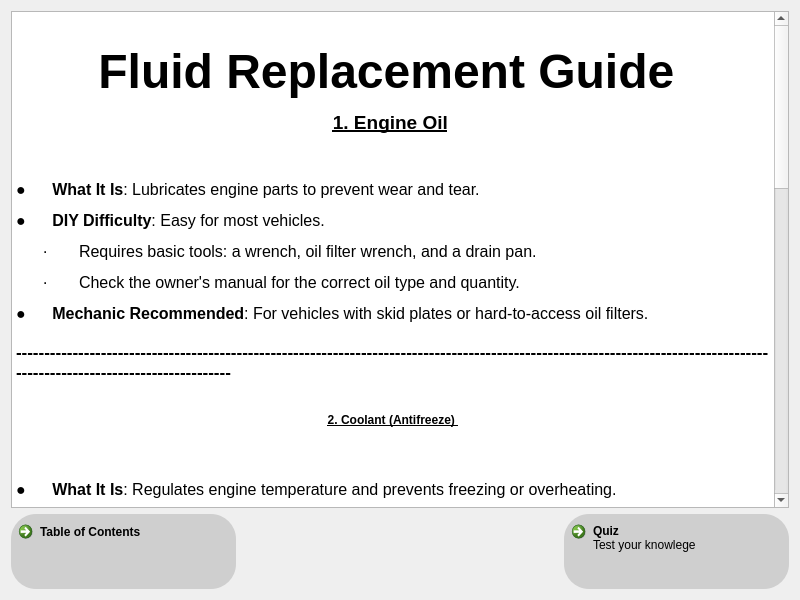
<?xml version="1.0" encoding="UTF-8"?>
<ui version="4.0">
 <class>FluidReplacementInfoForm</class>
 <widget class="QWidget" name="FluidReplacementInfoForm">
  <property name="geometry">
   <rect>
    <x>0</x>
    <y>0</y>
    <width>800</width>
    <height>600</height>
   </rect>
  </property>
  <property name="sizePolicy">
   <sizepolicy hsizetype="Expanding" vsizetype="Expanding">
    <horstretch>1</horstretch>
    <verstretch>1</verstretch>
   </sizepolicy>
  </property>
  <property name="minimumSize">
   <size>
    <width>800</width>
    <height>600</height>
   </size>
  </property>
  <property name="maximumSize">
   <size>
    <width>3840</width>
    <height>2160</height>
   </size>
  </property>
  <property name="windowTitle">
   <string>Form</string>
  </property>
  <layout class="QVBoxLayout" name="verticalLayout">
   <item>
    <widget class="QTextBrowser" name="textBrowser">
     <property name="html">
      <string>&lt;!DOCTYPE HTML PUBLIC &quot;-//W3C//DTD HTML 4.0//EN&quot; &quot;http://www.w3.org/TR/REC-html40/strict.dtd&quot;&gt;
&lt;html&gt;&lt;head&gt;&lt;meta name=&quot;qrichtext&quot; content=&quot;1&quot; /&gt;&lt;meta charset=&quot;utf-8&quot; /&gt;&lt;style type=&quot;text/css&quot;&gt;
p, li { white-space: pre-wrap; }
hr { height: 1px; border-width: 0; }
li.unchecked::marker { content: &quot;\2610&quot;; }
li.checked::marker { content: &quot;\2612&quot;; }
&lt;/style&gt;&lt;/head&gt;&lt;body style=&quot; font-family:'Segoe UI'; font-size:9pt; font-weight:400; font-style:normal;&quot;&gt;
&lt;h3 align=&quot;center&quot; style=&quot;-qt-paragraph-type:empty; margin-top:0px; margin-bottom:12px; margin-left:0px; margin-right:0px; -qt-block-indent:0; text-indent:0px; font-family:'.AppleSystemUIFont'; font-size:13pt; font-weight:700;&quot;&gt;&lt;br /&gt;&lt;/h3&gt;
&lt;p align=&quot;center&quot; style=&quot; margin-top:0px; margin-bottom:12px; margin-left:0px; margin-right:0px; -qt-block-indent:0; text-indent:0px;&quot;&gt;&lt;a name=&quot;_yd3pz3tj6at1&quot;&gt;&lt;/a&gt;&lt;span style=&quot; font-family:'.AppleSystemUIFont'; font-size:36pt; font-weight:700; color:#000000;&quot;&gt;F&lt;/span&gt;&lt;span style=&quot; font-family:'.AppleSystemUIFont'; font-size:36pt; font-weight:700; color:#000000;&quot;&gt;luid Replacement Guide&lt;/span&gt;&lt;span style=&quot; font-family:'.AppleSystemUIFont'; font-size:36pt; font-weight:700;&quot;&gt; &lt;/span&gt;&lt;/p&gt;
&lt;p align=&quot;center&quot; style=&quot; margin-top:0px; margin-bottom:12px; margin-left:0px; margin-right:0px; -qt-block-indent:0; text-indent:0px;&quot;&gt;&lt;a name=&quot;_3fc4i57fwdwc&quot;&gt;&lt;/a&gt;&lt;span style=&quot; font-family:'.AppleSystemUIFont'; font-size:14pt; font-weight:700; text-decoration: underline; color:#000000;&quot;&gt;1&lt;/span&gt;&lt;span style=&quot; font-family:'.AppleSystemUIFont'; font-size:14pt; font-weight:700; text-decoration: underline; color:#000000;&quot;&gt;. Engine Oil&lt;/span&gt;&lt;span style=&quot; font-family:'.AppleSystemUIFont'; font-size:14pt; font-weight:700;&quot;&gt; &lt;/span&gt;&lt;/p&gt;
&lt;p align=&quot;center&quot; style=&quot; margin-top:0px; margin-bottom:12px; margin-left:0px; margin-right:0px; -qt-block-indent:0; text-indent:0px;&quot;&gt;&lt;img src=&quot;:/images/oilcap.jpg&quot; width=&quot;150&quot; height=&quot;130&quot; /&gt;&lt;/p&gt;
&lt;p align=&quot;center&quot; style=&quot;-qt-paragraph-type:empty; margin-top:0px; margin-bottom:0px; margin-left:0px; margin-right:0px; -qt-block-indent:0; text-indent:0px; font-family:'.AppleSystemUIFont'; font-size:13pt;&quot;&gt;&lt;br /&gt;&lt;/p&gt;
&lt;p style=&quot; margin-top:0px; margin-bottom:0px; margin-left:0px; margin-right:0px; -qt-block-indent:0; text-indent:0px;&quot;&gt;&lt;span style=&quot; font-family:'.AppleSystemUIFont'; font-size:12pt;&quot;&gt;●&lt;/span&gt;&lt;span style=&quot; font-family:'Times New Roman'; font-size:12pt;&quot;&gt;      &lt;/span&gt;&lt;span style=&quot; font-family:'.AppleSystemUIFont'; font-size:12pt; font-weight:700;&quot;&gt;What It Is&lt;/span&gt;&lt;span style=&quot; font-family:'.AppleSystemUIFont'; font-size:12pt;&quot;&gt;: Lubricates engine parts to prevent wear and tear. &lt;/span&gt;&lt;/p&gt;
&lt;p style=&quot; margin-top:12px; margin-bottom:12px; margin-left:0px; margin-right:0px; -qt-block-indent:0; text-indent:0px;&quot;&gt;&lt;span style=&quot; font-family:'.AppleSystemUIFont'; font-size:12pt;&quot;&gt;●&lt;/span&gt;&lt;span style=&quot; font-family:'Times New Roman'; font-size:12pt;&quot;&gt;      &lt;/span&gt;&lt;span style=&quot; font-family:'.AppleSystemUIFont'; font-size:12pt; font-weight:700;&quot;&gt;DIY Difficulty&lt;/span&gt;&lt;span style=&quot; font-family:'.AppleSystemUIFont'; font-size:12pt;&quot;&gt;: Easy for most vehicles. &lt;/span&gt;&lt;/p&gt;
&lt;p style=&quot; margin-top:12px; margin-bottom:12px; margin-left:0px; margin-right:0px; -qt-block-indent:0; text-indent:0px;&quot;&gt;&lt;span style=&quot; font-family:'Symbol'; font-size:12pt;&quot;&gt;      ·&lt;/span&gt;&lt;span style=&quot; font-family:'Times New Roman'; font-size:12pt;&quot;&gt;       &lt;/span&gt;&lt;span style=&quot; font-family:'.AppleSystemUIFont'; font-size:12pt;&quot;&gt;Requires basic tools: a wrench, oil filter wrench, and a drain pan. &lt;/span&gt;&lt;/p&gt;
&lt;p style=&quot; margin-top:12px; margin-bottom:12px; margin-left:0px; margin-right:0px; -qt-block-indent:0; text-indent:0px;&quot;&gt;&lt;span style=&quot; font-family:'Symbol'; font-size:12pt;&quot;&gt;      ·&lt;/span&gt;&lt;span style=&quot; font-family:'Times New Roman'; font-size:12pt;&quot;&gt;       &lt;/span&gt;&lt;span style=&quot; font-family:'.AppleSystemUIFont'; font-size:12pt;&quot;&gt;Check the owner's manual for the correct oil type and quantity. &lt;/span&gt;&lt;/p&gt;
&lt;p style=&quot; margin-top:0px; margin-bottom:0px; margin-left:0px; margin-right:0px; -qt-block-indent:0; text-indent:0px;&quot;&gt;&lt;span style=&quot; font-family:'.AppleSystemUIFont'; font-size:12pt;&quot;&gt;●&lt;/span&gt;&lt;span style=&quot; font-family:'Times New Roman'; font-size:12pt;&quot;&gt;      &lt;/span&gt;&lt;span style=&quot; font-family:'.AppleSystemUIFont'; font-size:12pt; font-weight:700;&quot;&gt;Mechanic Recommended&lt;/span&gt;&lt;span style=&quot; font-family:'.AppleSystemUIFont'; font-size:12pt;&quot;&gt;: For vehicles with skid plates or hard-to-access oil filters. &lt;/span&gt;&lt;/p&gt;
&lt;p style=&quot;-qt-paragraph-type:empty; margin-top:0px; margin-bottom:0px; margin-left:0px; margin-right:0px; -qt-block-indent:0; text-indent:0px; font-family:'.AppleSystemUIFont'; font-size:12pt;&quot;&gt;&lt;br /&gt;&lt;/p&gt;
&lt;p style=&quot; margin-top:0px; margin-bottom:12px; margin-left:0px; margin-right:0px; -qt-block-indent:0; text-indent:0px;&quot;&gt;&lt;span style=&quot; font-family:'Arial','sans-serif'; font-size:13pt; font-weight:700;&quot;&gt;---------------------------------------------------------------------------------------------------------------------------------------------------------------------------&lt;/span&gt;&lt;/p&gt;
&lt;p style=&quot; margin-top:12px; margin-bottom:0px; margin-left:0px; margin-right:0px; -qt-block-indent:0; text-indent:0px;&quot;&gt;&lt;span style=&quot; font-family:'.AppleSystemUIFont'; font-size:12pt;&quot;&gt;  &lt;/span&gt;&lt;/p&gt;
&lt;h4 align=&quot;center&quot; style=&quot; margin-top:0px; margin-bottom:0px; margin-left:0px; margin-right:0px; -qt-block-indent:0; text-indent:0px;&quot;&gt;&lt;a name=&quot;_4pq2ouk5gfnq&quot;&gt;&lt;/a&gt;&lt;span style=&quot; font-family:'.AppleSystemUIFont'; font-size:13pt; font-weight:700; text-decoration: underline; color:#000000;&quot;&gt;2&lt;/span&gt;&lt;span style=&quot; font-family:'.AppleSystemUIFont'; font-size:13pt; font-weight:700; text-decoration: underline; color:#000000;&quot;&gt;. Coolant (Antifreeze)&lt;/span&gt;&lt;span style=&quot; font-family:'.AppleSystemUIFont'; font-size:13pt; font-weight:700; text-decoration: underline;&quot;&gt; &lt;/span&gt;&lt;/h4&gt;
&lt;p style=&quot;-qt-paragraph-type:empty; margin-top:0px; margin-bottom:0px; margin-left:0px; margin-right:0px; -qt-block-indent:0; text-indent:0px; font-family:'.AppleSystemUIFont'; font-size:13pt;&quot;&gt;&lt;br /&gt;&lt;/p&gt;
&lt;p align=&quot;center&quot; style=&quot; margin-top:0px; margin-bottom:0px; margin-left:0px; margin-right:0px; -qt-block-indent:0; text-indent:0px;&quot;&gt;&lt;img src=&quot;:/images/coolantCap2.0.jpg&quot; width=&quot;150&quot; height=&quot;130&quot; /&gt;&lt;/p&gt;
&lt;p align=&quot;center&quot; style=&quot;-qt-paragraph-type:empty; margin-top:0px; margin-bottom:0px; margin-left:0px; margin-right:0px; -qt-block-indent:0; text-indent:0px; font-family:'.AppleSystemUIFont'; font-size:12pt;&quot;&gt;&lt;br /&gt;&lt;/p&gt;
&lt;p style=&quot; margin-top:0px; margin-bottom:0px; margin-left:0px; margin-right:0px; -qt-block-indent:0; text-indent:0px;&quot;&gt;&lt;span style=&quot; font-family:'.AppleSystemUIFont'; font-size:12pt;&quot;&gt;●&lt;/span&gt;&lt;span style=&quot; font-family:'Times New Roman'; font-size:12pt;&quot;&gt;      &lt;/span&gt;&lt;span style=&quot; font-family:'.AppleSystemUIFont'; font-size:12pt; font-weight:700;&quot;&gt;What It Is&lt;/span&gt;&lt;span style=&quot; font-family:'.AppleSystemUIFont'; font-size:12pt;&quot;&gt;: Regulates engine temperature and prevents freezing or overheating. &lt;/span&gt;&lt;/p&gt;
&lt;p style=&quot; margin-top:12px; margin-bottom:12px; margin-left:0px; margin-right:0px; -qt-block-indent:0; text-indent:0px;&quot;&gt;&lt;span style=&quot; font-family:'.AppleSystemUIFont'; font-size:12pt;&quot;&gt;●&lt;/span&gt;&lt;span style=&quot; font-family:'Times New Roman'; font-size:12pt;&quot;&gt;      &lt;/span&gt;&lt;span style=&quot; font-family:'.AppleSystemUIFont'; font-size:12pt; font-weight:700;&quot;&gt;DIY Difficulty&lt;/span&gt;&lt;span style=&quot; font-family:'.AppleSystemUIFont'; font-size:12pt;&quot;&gt;: Moderate. &lt;/span&gt;&lt;/p&gt;
&lt;p style=&quot; margin-top:12px; margin-bottom:12px; margin-left:0px; margin-right:0px; -qt-block-indent:0; text-indent:0px;&quot;&gt;&lt;span style=&quot; font-family:'Symbol'; font-size:12pt;&quot;&gt;      ·&lt;/span&gt;&lt;span style=&quot; font-family:'Times New Roman'; font-size:12pt;&quot;&gt;       &lt;/span&gt;&lt;span style=&quot; font-family:'.AppleSystemUIFont'; font-size:12pt;&quot;&gt;Requires draining the old coolant, flushing the system, and refilling to the correct level. &lt;/span&gt;&lt;/p&gt;
&lt;p style=&quot; margin-top:12px; margin-bottom:12px; margin-left:0px; margin-right:0px; -qt-block-indent:0; text-indent:0px;&quot;&gt;&lt;span style=&quot; font-family:'Symbol'; font-size:12pt;&quot;&gt;      ·&lt;/span&gt;&lt;span style=&quot; font-family:'Times New Roman'; font-size:12pt;&quot;&gt;       &lt;/span&gt;&lt;span style=&quot; font-family:'.AppleSystemUIFont'; font-size:12pt;&quot;&gt;Always use the coolant type specified in your owner’s manual. &lt;/span&gt;&lt;/p&gt;
&lt;p style=&quot; margin-top:0px; margin-bottom:0px; margin-left:0px; margin-right:0px; -qt-block-indent:0; text-indent:0px;&quot;&gt;&lt;span style=&quot; font-family:'.AppleSystemUIFont'; font-size:12pt;&quot;&gt;●&lt;/span&gt;&lt;span style=&quot; font-family:'Times New Roman'; font-size:12pt;&quot;&gt;      &lt;/span&gt;&lt;span style=&quot; font-family:'.AppleSystemUIFont'; font-size:12pt; font-weight:700;&quot;&gt;Mechanic Recommended&lt;/span&gt;&lt;span style=&quot; font-family:'.AppleSystemUIFont'; font-size:12pt;&quot;&gt;: If a coolant flush is needed or the radiator has leaks. &lt;/span&gt;&lt;/p&gt;
&lt;p style=&quot;-qt-paragraph-type:empty; margin-top:0px; margin-bottom:0px; margin-left:0px; margin-right:0px; -qt-block-indent:0; text-indent:0px; font-family:'.AppleSystemUIFont'; font-size:12pt;&quot;&gt;&lt;br /&gt;&lt;/p&gt;
&lt;p style=&quot; margin-top:0px; margin-bottom:12px; margin-left:0px; margin-right:0px; -qt-block-indent:0; text-indent:0px;&quot;&gt;&lt;span style=&quot; font-family:'Arial','sans-serif'; font-size:13pt; font-weight:700;&quot;&gt;---------------------------------------------------------------------------------------------------------------------------------------------------------------------------&lt;/span&gt;&lt;/p&gt;
&lt;p style=&quot; margin-top:12px; margin-bottom:0px; margin-left:0px; margin-right:0px; -qt-block-indent:0; text-indent:0px;&quot;&gt;&lt;span style=&quot; font-family:'.AppleSystemUIFont'; font-size:12pt;&quot;&gt;  &lt;/span&gt;&lt;/p&gt;
&lt;h4 align=&quot;center&quot; style=&quot; margin-top:0px; margin-bottom:0px; margin-left:0px; margin-right:0px; -qt-block-indent:0; text-indent:0px;&quot;&gt;&lt;a name=&quot;_f1wfmhot1mn9&quot;&gt;&lt;/a&gt;&lt;span style=&quot; font-family:'.AppleSystemUIFont'; font-size:12pt; font-weight:700; text-decoration: underline; color:#000000;&quot;&gt;3&lt;/span&gt;&lt;span style=&quot; font-family:'.AppleSystemUIFont'; font-size:12pt; font-weight:700; text-decoration: underline; color:#000000;&quot;&gt;. Brake Fluid&lt;/span&gt;&lt;span style=&quot; font-family:'.AppleSystemUIFont'; font-size:12pt; font-weight:700;&quot;&gt; &lt;/span&gt;&lt;/h4&gt;
&lt;p style=&quot;-qt-paragraph-type:empty; margin-top:0px; margin-bottom:0px; margin-left:0px; margin-right:0px; -qt-block-indent:0; text-indent:0px; font-family:'.AppleSystemUIFont'; font-size:13pt;&quot;&gt;&lt;br /&gt;&lt;/p&gt;
&lt;p align=&quot;center&quot; style=&quot; margin-top:0px; margin-bottom:0px; margin-left:0px; margin-right:0px; -qt-block-indent:0; text-indent:0px;&quot;&gt;&lt;img src=&quot;:/images/BrakeCap.png&quot; width=&quot;180&quot; height=&quot;130&quot; /&gt;&lt;/p&gt;
&lt;p align=&quot;center&quot; style=&quot;-qt-paragraph-type:empty; margin-top:0px; margin-bottom:0px; margin-left:0px; margin-right:0px; -qt-block-indent:0; text-indent:0px; font-family:'.AppleSystemUIFont'; font-size:12pt;&quot;&gt;&lt;br /&gt;&lt;/p&gt;
&lt;p style=&quot; margin-top:0px; margin-bottom:0px; margin-left:0px; margin-right:0px; -qt-block-indent:0; text-indent:0px;&quot;&gt;&lt;span style=&quot; font-family:'.AppleSystemUIFont'; font-size:12pt;&quot;&gt;●&lt;/span&gt;&lt;span style=&quot; font-family:'Times New Roman'; font-size:12pt;&quot;&gt;      &lt;/span&gt;&lt;span style=&quot; font-family:'.AppleSystemUIFont'; font-size:12pt; font-weight:700;&quot;&gt;What It Is&lt;/span&gt;&lt;span style=&quot; font-family:'.AppleSystemUIFont'; font-size:12pt;&quot;&gt;: Transfers force from the brake pedal to the brake system. &lt;/span&gt;&lt;/p&gt;
&lt;p style=&quot; margin-top:12px; margin-bottom:12px; margin-left:0px; margin-right:0px; -qt-block-indent:0; text-indent:0px;&quot;&gt;&lt;span style=&quot; font-family:'.AppleSystemUIFont'; font-size:12pt;&quot;&gt;●&lt;/span&gt;&lt;span style=&quot; font-family:'Times New Roman'; font-size:12pt;&quot;&gt;      &lt;/span&gt;&lt;span style=&quot; font-family:'.AppleSystemUIFont'; font-size:12pt; font-weight:700;&quot;&gt;DIY Difficulty&lt;/span&gt;&lt;span style=&quot; font-family:'.AppleSystemUIFont'; font-size:12pt;&quot;&gt;: Moderate to difficult. &lt;/span&gt;&lt;/p&gt;
&lt;p style=&quot; margin-top:12px; margin-bottom:12px; margin-left:0px; margin-right:0px; -qt-block-indent:0; text-indent:0px;&quot;&gt;&lt;span style=&quot; font-family:'Symbol'; font-size:12pt;&quot;&gt;      ·&lt;/span&gt;&lt;span style=&quot; font-family:'Times New Roman'; font-size:12pt;&quot;&gt;       &lt;/span&gt;&lt;span style=&quot; font-family:'.AppleSystemUIFont'; font-size:12pt;&quot;&gt;Requires bleeding the brakes to remove air from the system. &lt;/span&gt;&lt;/p&gt;
&lt;p style=&quot; margin-top:12px; margin-bottom:12px; margin-left:0px; margin-right:0px; -qt-block-indent:0; text-indent:0px;&quot;&gt;&lt;span style=&quot; font-family:'Symbol'; font-size:12pt;&quot;&gt;      ·&lt;/span&gt;&lt;span style=&quot; font-family:'Times New Roman'; font-size:12pt;&quot;&gt;       &lt;/span&gt;&lt;span style=&quot; font-family:'.AppleSystemUIFont'; font-size:12pt;&quot;&gt;Use brake fluid specified by the manufacturer. &lt;/span&gt;&lt;/p&gt;
&lt;p style=&quot; margin-top:0px; margin-bottom:0px; margin-left:0px; margin-right:0px; -qt-block-indent:0; text-indent:0px;&quot;&gt;&lt;span style=&quot; font-family:'.AppleSystemUIFont'; font-size:12pt;&quot;&gt;●&lt;/span&gt;&lt;span style=&quot; font-family:'Times New Roman'; font-size:12pt;&quot;&gt;      &lt;/span&gt;&lt;span style=&quot; font-family:'.AppleSystemUIFont'; font-size:12pt; font-weight:700;&quot;&gt;Mechanic Recommended&lt;/span&gt;&lt;span style=&quot; font-family:'.AppleSystemUIFont'; font-size:12pt;&quot;&gt;: For most people, as incorrect bleeding can compromise safety. &lt;/span&gt;&lt;/p&gt;
&lt;p style=&quot;-qt-paragraph-type:empty; margin-top:0px; margin-bottom:0px; margin-left:0px; margin-right:0px; -qt-block-indent:0; text-indent:0px; font-family:'.AppleSystemUIFont'; font-size:12pt;&quot;&gt;&lt;br /&gt;&lt;/p&gt;
&lt;p style=&quot; margin-top:0px; margin-bottom:12px; margin-left:0px; margin-right:0px; -qt-block-indent:0; text-indent:0px;&quot;&gt;&lt;span style=&quot; font-family:'Arial','sans-serif'; font-size:13pt; font-weight:700;&quot;&gt;---------------------------------------------------------------------------------------------------------------------------------------------------------------------------&lt;/span&gt;&lt;span style=&quot; font-family:'.AppleSystemUIFont'; font-size:12pt;&quot;&gt; &lt;/span&gt;&lt;/p&gt;
&lt;p style=&quot; margin-top:12px; margin-bottom:0px; margin-left:0px; margin-right:0px; -qt-block-indent:0; text-indent:0px;&quot;&gt;&lt;span style=&quot; font-family:'.AppleSystemUIFont'; font-size:12pt;&quot;&gt;  &lt;/span&gt;&lt;/p&gt;
&lt;h4 align=&quot;center&quot; style=&quot; margin-top:0px; margin-bottom:0px; margin-left:0px; margin-right:0px; -qt-block-indent:0; text-indent:0px;&quot;&gt;&lt;a name=&quot;_grw2q0d7d8p8&quot;&gt;&lt;/a&gt;&lt;span style=&quot; font-family:'.AppleSystemUIFont'; font-size:12pt; font-weight:700; text-decoration: underline; color:#000000;&quot;&gt;4&lt;/span&gt;&lt;span style=&quot; font-family:'.AppleSystemUIFont'; font-size:12pt; font-weight:700; text-decoration: underline; color:#000000;&quot;&gt;. Transmission Fluid&lt;/span&gt;&lt;span style=&quot; font-family:'.AppleSystemUIFont'; font-size:12pt; font-weight:700; text-decoration: underline;&quot;&gt; &lt;/span&gt;&lt;/h4&gt;
&lt;p align=&quot;center&quot; style=&quot;-qt-paragraph-type:empty; margin-top:0px; margin-bottom:0px; margin-left:0px; margin-right:0px; -qt-block-indent:0; text-indent:0px; font-family:'.AppleSystemUIFont'; font-size:12pt;&quot;&gt;&lt;br /&gt;&lt;/p&gt;
&lt;p style=&quot; margin-top:0px; margin-bottom:0px; margin-left:0px; margin-right:0px; -qt-block-indent:0; text-indent:0px;&quot;&gt;&lt;span style=&quot; font-family:'.AppleSystemUIFont'; font-size:12pt;&quot;&gt;●&lt;/span&gt;&lt;span style=&quot; font-family:'Times New Roman'; font-size:12pt;&quot;&gt;      &lt;/span&gt;&lt;span style=&quot; font-family:'.AppleSystemUIFont'; font-size:12pt; font-weight:700;&quot;&gt;What It Is&lt;/span&gt;&lt;span style=&quot; font-family:'.AppleSystemUIFont'; font-size:12pt;&quot;&gt;: Lubricates and cools the transmission components. &lt;/span&gt;&lt;/p&gt;
&lt;p style=&quot; margin-top:12px; margin-bottom:12px; margin-left:0px; margin-right:0px; -qt-block-indent:0; text-indent:0px;&quot;&gt;&lt;span style=&quot; font-family:'.AppleSystemUIFont'; font-size:12pt;&quot;&gt;●&lt;/span&gt;&lt;span style=&quot; font-family:'Times New Roman'; font-size:12pt;&quot;&gt;      &lt;/span&gt;&lt;span style=&quot; font-family:'.AppleSystemUIFont'; font-size:12pt; font-weight:700;&quot;&gt;DIY Difficulty&lt;/span&gt;&lt;span style=&quot; font-family:'.AppleSystemUIFont'; font-size:12pt;&quot;&gt;: Difficult. &lt;/span&gt;&lt;/p&gt;
&lt;p style=&quot; margin-top:12px; margin-bottom:12px; margin-left:0px; margin-right:0px; -qt-block-indent:0; text-indent:0px;&quot;&gt;&lt;span style=&quot; font-family:'Symbol'; font-size:12pt;&quot;&gt;       ·&lt;/span&gt;&lt;span style=&quot; font-family:'Times New Roman'; font-size:12pt;&quot;&gt;       &lt;/span&gt;&lt;span style=&quot; font-family:'.AppleSystemUIFont'; font-size:12pt;&quot;&gt;Requires draining the old fluid and possibly replacing the filter. &lt;/span&gt;&lt;/p&gt;
&lt;p style=&quot; margin-top:12px; margin-bottom:12px; margin-left:0px; margin-right:0px; -qt-block-indent:0; text-indent:0px;&quot;&gt;&lt;span style=&quot; font-family:'Symbol'; font-size:12pt;&quot;&gt;       ·&lt;/span&gt;&lt;span style=&quot; font-family:'Times New Roman'; font-size:12pt;&quot;&gt;       &lt;/span&gt;&lt;span style=&quot; font-family:'.AppleSystemUIFont'; font-size:12pt;&quot;&gt;Incorrect levels or fluid types can damage the transmission. &lt;/span&gt;&lt;/p&gt;
&lt;p style=&quot; margin-top:0px; margin-bottom:0px; margin-left:0px; margin-right:0px; -qt-block-indent:0; text-indent:0px;&quot;&gt;&lt;span style=&quot; font-family:'.AppleSystemUIFont'; font-size:12pt;&quot;&gt;●&lt;/span&gt;&lt;span style=&quot; font-family:'Times New Roman'; font-size:12pt;&quot;&gt;      &lt;/span&gt;&lt;span style=&quot; font-family:'.AppleSystemUIFont'; font-size:12pt; font-weight:700;&quot;&gt;Mechanic Recommended&lt;/span&gt;&lt;span style=&quot; font-family:'.AppleSystemUIFont'; font-size:12pt;&quot;&gt;: Almost always, due to complexity and precision required. &lt;/span&gt;&lt;/p&gt;
&lt;p style=&quot;-qt-paragraph-type:empty; margin-top:0px; margin-bottom:0px; margin-left:0px; margin-right:0px; -qt-block-indent:0; text-indent:0px; font-family:'.AppleSystemUIFont'; font-size:12pt;&quot;&gt;&lt;br /&gt;&lt;/p&gt;
&lt;p style=&quot; margin-top:0px; margin-bottom:12px; margin-left:0px; margin-right:0px; -qt-block-indent:0; text-indent:0px;&quot;&gt;&lt;span style=&quot; font-family:'Arial','sans-serif'; font-size:13pt; font-weight:700;&quot;&gt;---------------------------------------------------------------------------------------------------------------------------------------------------------------------------&lt;/span&gt;&lt;/p&gt;
&lt;p style=&quot; margin-top:12px; margin-bottom:0px; margin-left:0px; margin-right:0px; -qt-block-indent:0; text-indent:0px;&quot;&gt;&lt;span style=&quot; font-family:'.AppleSystemUIFont'; font-size:12pt;&quot;&gt;  &lt;/span&gt;&lt;/p&gt;
&lt;h4 align=&quot;center&quot; style=&quot; margin-top:0px; margin-bottom:0px; margin-left:0px; margin-right:0px; -qt-block-indent:0; text-indent:0px;&quot;&gt;&lt;a name=&quot;_bct878r6uiy9&quot;&gt;&lt;/a&gt;&lt;span style=&quot; font-family:'.AppleSystemUIFont'; font-size:12pt; font-weight:700; text-decoration: underline; color:#000000;&quot;&gt;5&lt;/span&gt;&lt;span style=&quot; font-family:'.AppleSystemUIFont'; font-size:12pt; font-weight:700; text-decoration: underline; color:#000000;&quot;&gt;. Power Steering Fluid&lt;/span&gt;&lt;/h4&gt;
&lt;p align=&quot;center&quot; style=&quot;-qt-paragraph-type:empty; margin-top:0px; margin-bottom:0px; margin-left:0px; margin-right:0px; -qt-block-indent:0; text-indent:0px; font-family:'.AppleSystemUIFont'; font-size:13pt;&quot;&gt;&lt;br /&gt;&lt;/p&gt;
&lt;p align=&quot;center&quot; style=&quot; margin-top:0px; margin-bottom:0px; margin-left:0px; margin-right:0px; -qt-block-indent:0; text-indent:0px;&quot;&gt;&lt;img src=&quot;:/images/PowerSteeringCap.jpeg&quot; width=&quot;150&quot; height=&quot;130&quot; /&gt;&lt;span style=&quot; font-family:'.AppleSystemUIFont'; font-size:12pt; font-weight:700;&quot;&gt; &lt;/span&gt;&lt;/p&gt;
&lt;p align=&quot;center&quot; style=&quot;-qt-paragraph-type:empty; margin-top:0px; margin-bottom:0px; margin-left:0px; margin-right:0px; -qt-block-indent:0; text-indent:0px; font-family:'.AppleSystemUIFont'; font-size:12pt;&quot;&gt;&lt;br /&gt;&lt;/p&gt;
&lt;p style=&quot; margin-top:0px; margin-bottom:0px; margin-left:0px; margin-right:0px; -qt-block-indent:0; text-indent:0px;&quot;&gt;&lt;span style=&quot; font-family:'.AppleSystemUIFont'; font-size:12pt;&quot;&gt;●&lt;/span&gt;&lt;span style=&quot; font-family:'Times New Roman'; font-size:12pt;&quot;&gt;      &lt;/span&gt;&lt;span style=&quot; font-family:'.AppleSystemUIFont'; font-size:12pt; font-weight:700;&quot;&gt;What It Is&lt;/span&gt;&lt;span style=&quot; font-family:'.AppleSystemUIFont'; font-size:12pt;&quot;&gt;: Assists in turning the steering wheel. &lt;/span&gt;&lt;/p&gt;
&lt;p style=&quot; margin-top:12px; margin-bottom:12px; margin-left:0px; margin-right:0px; -qt-block-indent:0; text-indent:0px;&quot;&gt;&lt;span style=&quot; font-family:'.AppleSystemUIFont'; font-size:12pt;&quot;&gt;●&lt;/span&gt;&lt;span style=&quot; font-family:'Times New Roman'; font-size:12pt;&quot;&gt;      &lt;/span&gt;&lt;span style=&quot; font-family:'.AppleSystemUIFont'; font-size:12pt; font-weight:700;&quot;&gt;DIY Difficulty&lt;/span&gt;&lt;span style=&quot; font-family:'.AppleSystemUIFont'; font-size:12pt;&quot;&gt;: Easy to moderate. &lt;/span&gt;&lt;/p&gt;
&lt;p style=&quot; margin-top:12px; margin-bottom:12px; margin-left:0px; margin-right:0px; -qt-block-indent:0; text-indent:0px;&quot;&gt;&lt;span style=&quot; font-family:'Symbol'; font-size:12pt;&quot;&gt;       ·&lt;/span&gt;&lt;span style=&quot; font-family:'Times New Roman'; font-size:12pt;&quot;&gt;       &lt;/span&gt;&lt;span style=&quot; font-family:'.AppleSystemUIFont'; font-size:12pt;&quot;&gt;Typically involves checking levels and topping off. Flushing the system is more complex. &lt;/span&gt;&lt;/p&gt;
&lt;p style=&quot; margin-top:0px; margin-bottom:0px; margin-left:0px; margin-right:0px; -qt-block-indent:0; text-indent:0px;&quot;&gt;&lt;span style=&quot; font-family:'.AppleSystemUIFont'; font-size:12pt;&quot;&gt;●&lt;/span&gt;&lt;span style=&quot; font-family:'Times New Roman'; font-size:12pt;&quot;&gt;      &lt;/span&gt;&lt;span style=&quot; font-family:'.AppleSystemUIFont'; font-size:12pt; font-weight:700;&quot;&gt;Mechanic Recommended&lt;/span&gt;&lt;span style=&quot; font-family:'.AppleSystemUIFont'; font-size:12pt;&quot;&gt;: If a complete flush or leak repair is needed. &lt;/span&gt;&lt;/p&gt;
&lt;p style=&quot;-qt-paragraph-type:empty; margin-top:0px; margin-bottom:0px; margin-left:0px; margin-right:0px; -qt-block-indent:0; text-indent:0px; font-family:'.AppleSystemUIFont'; font-size:12pt;&quot;&gt;&lt;br /&gt;&lt;/p&gt;
&lt;p style=&quot; margin-top:0px; margin-bottom:12px; margin-left:0px; margin-right:0px; -qt-block-indent:0; text-indent:0px;&quot;&gt;&lt;span style=&quot; font-family:'Arial','sans-serif'; font-size:13pt; font-weight:700;&quot;&gt;---------------------------------------------------------------------------------------------------------------------------------------------------------------------------&lt;/span&gt;&lt;/p&gt;
&lt;p style=&quot; margin-top:12px; margin-bottom:0px; margin-left:0px; margin-right:0px; -qt-block-indent:0; text-indent:0px;&quot;&gt;&lt;span style=&quot; font-family:'.AppleSystemUIFont'; font-size:12pt;&quot;&gt;  &lt;/span&gt;&lt;/p&gt;
&lt;h4 align=&quot;center&quot; style=&quot; margin-top:0px; margin-bottom:0px; margin-left:0px; margin-right:0px; -qt-block-indent:0; text-indent:0px;&quot;&gt;&lt;a name=&quot;_d3jis15lo5qw&quot;&gt;&lt;/a&gt;&lt;span style=&quot; font-family:'.AppleSystemUIFont'; font-size:12pt; font-weight:700; text-decoration: underline; color:#000000;&quot;&gt;6&lt;/span&gt;&lt;span style=&quot; font-family:'.AppleSystemUIFont'; font-size:12pt; font-weight:700; text-decoration: underline; color:#000000;&quot;&gt;. Windshield Washer Fluid&lt;/span&gt;&lt;span style=&quot; font-family:'.AppleSystemUIFont'; font-size:12pt; font-weight:700; text-decoration: underline;&quot;&gt; &lt;/span&gt;&lt;/h4&gt;
&lt;p align=&quot;center&quot; style=&quot; margin-top:0px; margin-bottom:0px; margin-left:0px; margin-right:0px; -qt-block-indent:0; text-indent:0px;&quot;&gt;&lt;img src=&quot;:/images/WindshieldWiper.jpeg&quot; width=&quot;150&quot; height=&quot;130&quot; /&gt;&lt;/p&gt;
&lt;p align=&quot;center&quot; style=&quot;-qt-paragraph-type:empty; margin-top:0px; margin-bottom:0px; margin-left:0px; margin-right:0px; -qt-block-indent:0; text-indent:0px; font-family:'.AppleSystemUIFont'; font-size:12pt;&quot;&gt;&lt;br /&gt;&lt;/p&gt;
&lt;p style=&quot; margin-top:0px; margin-bottom:0px; margin-left:0px; margin-right:0px; -qt-block-indent:0; text-indent:0px;&quot;&gt;&lt;span style=&quot; font-family:'.AppleSystemUIFont'; font-size:12pt;&quot;&gt;●&lt;/span&gt;&lt;span style=&quot; font-family:'Times New Roman'; font-size:12pt;&quot;&gt;      &lt;/span&gt;&lt;span style=&quot; font-family:'.AppleSystemUIFont'; font-size:12pt; font-weight:700;&quot;&gt;What It Is&lt;/span&gt;&lt;span style=&quot; font-family:'.AppleSystemUIFont'; font-size:12pt;&quot;&gt;: Cleans the windshield while driving. &lt;/span&gt;&lt;/p&gt;
&lt;p style=&quot; margin-top:12px; margin-bottom:12px; margin-left:0px; margin-right:0px; -qt-block-indent:0; text-indent:0px;&quot;&gt;&lt;span style=&quot; font-family:'.AppleSystemUIFont'; font-size:12pt;&quot;&gt;●&lt;/span&gt;&lt;span style=&quot; font-family:'Times New Roman'; font-size:12pt;&quot;&gt;      &lt;/span&gt;&lt;span style=&quot; font-family:'.AppleSystemUIFont'; font-size:12pt; font-weight:700;&quot;&gt;DIY Difficulty&lt;/span&gt;&lt;span style=&quot; font-family:'.AppleSystemUIFont'; font-size:12pt;&quot;&gt;: Very easy. &lt;/span&gt;&lt;/p&gt;
&lt;p style=&quot; margin-top:12px; margin-bottom:12px; margin-left:0px; margin-right:0px; -qt-block-indent:0; text-indent:0px;&quot;&gt;&lt;span style=&quot; font-family:'Symbol'; font-size:12pt;&quot;&gt;       ·&lt;/span&gt;&lt;span style=&quot; font-family:'Times New Roman'; font-size:12pt;&quot;&gt;       &lt;/span&gt;&lt;span style=&quot; font-family:'.AppleSystemUIFont'; font-size:12pt;&quot;&gt;Simply pour washer fluid into the reservoir until full. &lt;/span&gt;&lt;/p&gt;
&lt;p style=&quot; margin-top:0px; margin-bottom:0px; margin-left:0px; margin-right:0px; -qt-block-indent:0; text-indent:0px;&quot;&gt;&lt;span style=&quot; font-family:'.AppleSystemUIFont'; font-size:12pt;&quot;&gt;●&lt;/span&gt;&lt;span style=&quot; font-family:'Times New Roman'; font-size:12pt;&quot;&gt;      &lt;/span&gt;&lt;span style=&quot; font-family:'.AppleSystemUIFont'; font-size:12pt; font-weight:700;&quot;&gt;Mechanic Recommended&lt;/span&gt;&lt;span style=&quot; font-family:'.AppleSystemUIFont'; font-size:12pt;&quot;&gt;: Never required unless there’s a system blockage or damage. &lt;/span&gt;&lt;/p&gt;
&lt;p style=&quot;-qt-paragraph-type:empty; margin-top:0px; margin-bottom:0px; margin-left:0px; margin-right:0px; -qt-block-indent:0; text-indent:0px; font-family:'.AppleSystemUIFont'; font-size:12pt;&quot;&gt;&lt;br /&gt;&lt;/p&gt;
&lt;p style=&quot; margin-top:0px; margin-bottom:12px; margin-left:0px; margin-right:0px; -qt-block-indent:0; text-indent:0px;&quot;&gt;&lt;span style=&quot; font-family:'Arial','sans-serif'; font-size:13pt; font-weight:700;&quot;&gt;---------------------------------------------------------------------------------------------------------------------------------------------------------------------------&lt;/span&gt;&lt;/p&gt;
&lt;p style=&quot; margin-top:0px; margin-bottom:0px; margin-left:0px; margin-right:0px; -qt-block-indent:0; text-indent:0px;&quot;&gt;&lt;span style=&quot; font-family:'.AppleSystemUIFont'; font-size:12pt;&quot;&gt;  &lt;/span&gt;&lt;/p&gt;
&lt;h4 align=&quot;center&quot; style=&quot; margin-top:0px; margin-bottom:0px; margin-left:0px; margin-right:0px; -qt-block-indent:0; text-indent:0px;&quot;&gt;&lt;a name=&quot;_2o2mh2ffgp0m&quot;&gt;&lt;/a&gt;&lt;span style=&quot; font-family:'.AppleSystemUIFont'; font-size:12pt; font-weight:700; text-decoration: underline; color:#000000;&quot;&gt;7&lt;/span&gt;&lt;span style=&quot; font-family:'.AppleSystemUIFont'; font-size:12pt; font-weight:700; text-decoration: underline; color:#000000;&quot;&gt;. Differential Fluid&lt;/span&gt;&lt;span style=&quot; font-family:'.AppleSystemUIFont'; font-size:12pt; font-weight:700;&quot;&gt; &lt;/span&gt;&lt;/h4&gt;
&lt;p align=&quot;center&quot; style=&quot;-qt-paragraph-type:empty; margin-top:0px; margin-bottom:0px; margin-left:0px; margin-right:0px; -qt-block-indent:0; text-indent:0px; font-family:'.AppleSystemUIFont'; font-size:12pt;&quot;&gt;&lt;br /&gt;&lt;/p&gt;
&lt;p style=&quot; margin-top:0px; margin-bottom:0px; margin-left:0px; margin-right:0px; -qt-block-indent:0; text-indent:0px;&quot;&gt;&lt;span style=&quot; font-family:'.AppleSystemUIFont'; font-size:12pt;&quot;&gt;●&lt;/span&gt;&lt;span style=&quot; font-family:'Times New Roman'; font-size:12pt;&quot;&gt;      &lt;/span&gt;&lt;span style=&quot; font-family:'.AppleSystemUIFont'; font-size:12pt; font-weight:700;&quot;&gt;What It Is&lt;/span&gt;&lt;span style=&quot; font-family:'.AppleSystemUIFont'; font-size:12pt;&quot;&gt;: Lubricates gears in the differential (mostly for trucks and rear-wheel-drive vehicles). &lt;/span&gt;&lt;/p&gt;
&lt;p style=&quot; margin-top:12px; margin-bottom:12px; margin-left:0px; margin-right:0px; -qt-block-indent:0; text-indent:0px;&quot;&gt;&lt;span style=&quot; font-family:'.AppleSystemUIFont'; font-size:12pt;&quot;&gt;●&lt;/span&gt;&lt;span style=&quot; font-family:'Times New Roman'; font-size:12pt;&quot;&gt;      &lt;/span&gt;&lt;span style=&quot; font-family:'.AppleSystemUIFont'; font-size:12pt; font-weight:700;&quot;&gt;DIY Difficulty&lt;/span&gt;&lt;span style=&quot; font-family:'.AppleSystemUIFont'; font-size:12pt;&quot;&gt;: Difficult. &lt;/span&gt;&lt;/p&gt;
&lt;p style=&quot; margin-top:12px; margin-bottom:12px; margin-left:0px; margin-right:0px; -qt-block-indent:0; text-indent:0px;&quot;&gt;&lt;span style=&quot; font-family:'Symbol'; font-size:12pt;&quot;&gt;        ·&lt;/span&gt;&lt;span style=&quot; font-family:'Times New Roman'; font-size:12pt;&quot;&gt;       &lt;/span&gt;&lt;span style=&quot; font-family:'.AppleSystemUIFont'; font-size:12pt;&quot;&gt;Requires accessing and draining the differential case. &lt;/span&gt;&lt;/p&gt;
&lt;p style=&quot; margin-top:12px; margin-bottom:12px; margin-left:0px; margin-right:0px; -qt-block-indent:0; text-indent:0px;&quot;&gt;&lt;span style=&quot; font-family:'Symbol'; font-size:12pt;&quot;&gt;        ·&lt;/span&gt;&lt;span style=&quot; font-family:'Times New Roman'; font-size:12pt;&quot;&gt;       &lt;/span&gt;&lt;span style=&quot; font-family:'.AppleSystemUIFont'; font-size:12pt;&quot;&gt;Incorrect filling can damage components. &lt;/span&gt;&lt;/p&gt;
&lt;p style=&quot; margin-top:0px; margin-bottom:0px; margin-left:0px; margin-right:0px; -qt-block-indent:0; text-indent:0px;&quot;&gt;&lt;span style=&quot; font-family:'.AppleSystemUIFont'; font-size:12pt;&quot;&gt;●&lt;/span&gt;&lt;span style=&quot; font-family:'Times New Roman'; font-size:12pt;&quot;&gt;      &lt;/span&gt;&lt;span style=&quot; font-family:'.AppleSystemUIFont'; font-size:12pt; font-weight:700;&quot;&gt;Mechanic Recommended&lt;/span&gt;&lt;span style=&quot; font-family:'.AppleSystemUIFont'; font-size:12pt;&quot;&gt;: Yes, unless you are experienced with automotive work. &lt;/span&gt;&lt;/p&gt;
&lt;p style=&quot;-qt-paragraph-type:empty; margin-top:0px; margin-bottom:0px; margin-left:0px; margin-right:0px; -qt-block-indent:0; text-indent:0px; font-family:'.AppleSystemUIFont'; font-size:12pt;&quot;&gt;&lt;br /&gt;&lt;/p&gt;
&lt;p style=&quot; margin-top:0px; margin-bottom:12px; margin-left:0px; margin-right:0px; -qt-block-indent:0; text-indent:0px;&quot;&gt;&lt;span style=&quot; font-family:'Arial','sans-serif'; font-size:13pt; font-weight:700;&quot;&gt;---------------------------------------------------------------------------------------------------------------------------------------------------------------------------&lt;/span&gt;&lt;/p&gt;&lt;/body&gt;&lt;/html&gt;</string>
     </property>
    </widget>
   </item>
   <item>
    <layout class="QHBoxLayout" name="horizontalLayout">
     <item>
      <widget class="QCommandLinkButton" name="tableOfContentsButton">
       <property name="sizePolicy">
        <sizepolicy hsizetype="Fixed" vsizetype="Fixed">
         <horstretch>0</horstretch>
         <verstretch>0</verstretch>
        </sizepolicy>
       </property>
       <property name="minimumSize">
        <size>
         <width>225</width>
         <height>75</height>
        </size>
       </property>
       <property name="styleSheet">
        <string notr="true">background-color: rgb(207, 207, 207);
border-radius: 25%;</string>
       </property>
       <property name="text">
        <string>Table of Contents</string>
       </property>
       <property name="description">
        <string/>
       </property>
      </widget>
     </item>
     <item>
      <spacer name="horizontalSpacer">
       <property name="orientation">
        <enum>Qt::Orientation::Horizontal</enum>
       </property>
       <property name="sizeHint" stdset="0">
        <size>
         <width>40</width>
         <height>20</height>
        </size>
       </property>
      </spacer>
     </item>
     <item>
      <widget class="QCommandLinkButton" name="fluidReplacementQuizButton">
       <property name="sizePolicy">
        <sizepolicy hsizetype="Fixed" vsizetype="Fixed">
         <horstretch>0</horstretch>
         <verstretch>0</verstretch>
        </sizepolicy>
       </property>
       <property name="minimumSize">
        <size>
         <width>225</width>
         <height>75</height>
        </size>
       </property>
       <property name="styleSheet">
        <string notr="true">background-color: rgb(207, 207, 207);
border-radius: 25%;</string>
       </property>
       <property name="text">
        <string>Quiz</string>
       </property>
       <property name="description">
        <string>Test your knowlege</string>
       </property>
      </widget>
     </item>
    </layout>
   </item>
  </layout>
 </widget>
 <resources/>
 <connections/>
</ui>
